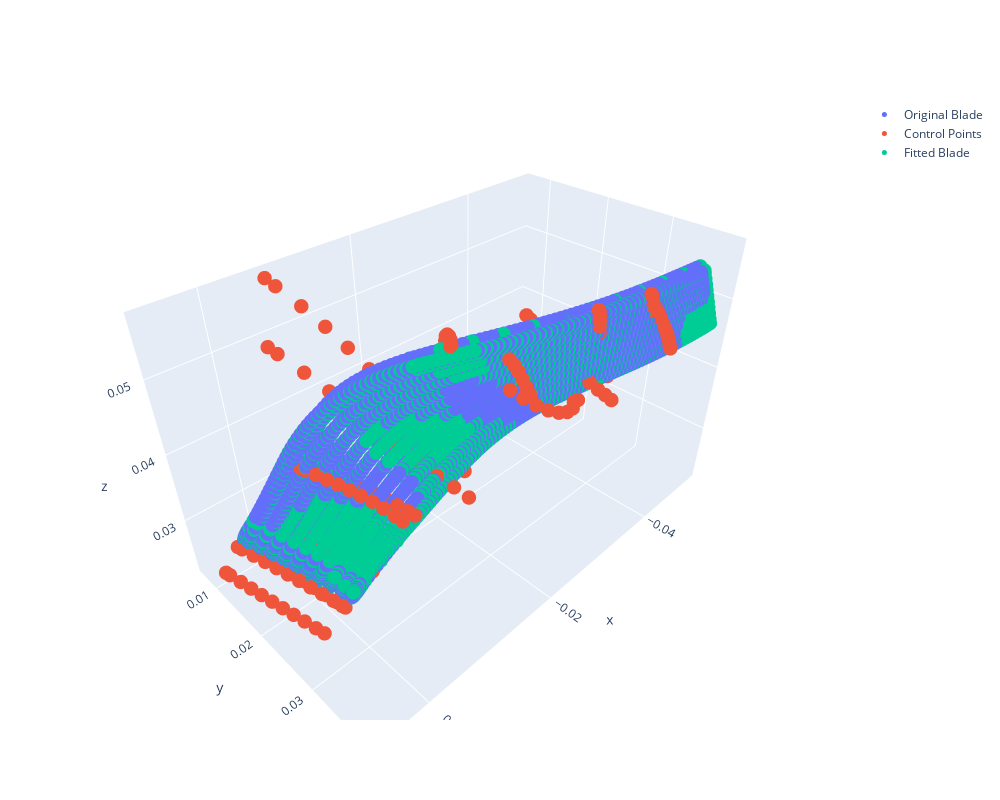

Notebook code cell kept with this figure:
### Code cell
bb.draw_blade()

### Figure 1 — Plotly figure (JSON) as saved in the notebook; plotly's stock layout.template omitted (floating-point values rounded to 4 significant figures; data arrays with more than 128 entries replaced by an {"elided": "..."} marker saying what was removed)
{"data": [{"marker": {"size": 5}, "mode": "markers", "name": "Original Blade", "type": "scatter3d", "x": {"elided": "2508 float values"}, "y": {"elided": "2508 float values"}, "z": {"elided": "2508 float values"}}, {"marker": {"size": 5}, "mode": "markers", "name": "Control Points", "type": "scatter3d", "x": {"elided": "220 float values"}, "y": {"elided": "220 float values"}, "z": {"elided": "220 float values"}}, {"marker": {"size": 5}, "mode": "markers", "name": "Fitted Blade", "type": "scatter3d", "x": {"elided": "1540 float values"}, "y": {"elided": "1540 float values"}, "z": {"elided": "1540 float values"}}], "layout": {"height": 800, "width": 1000}}
